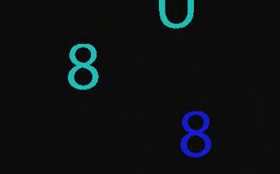
#> input picture frame 225 of OKNO_4.mp4, 280 x 174 px, given in place of OKNO_4.avi, which was not available
$ jupyter execute Video_processing.ipynb
#> lines starting #> are read from the running program, lines starting #| are printed output that depends on the picture; after the words box and inside, x2 and y2 are one past the last pixel; in counts of white or black regions, pixels touching at a corner belong together; pictures that were not available may be replaced by others from this repository, and a replacement may not be noted
[cell 1]
import cv2
import numpy as np

# Wczytanie pliku wideo
cap = cv2.VideoCapture('OKNO_4.avi')

# Zmienne pomocnicze

shape_detected = False
previous_x, previous_y = 0,0
licznik = 0
dobre_8 = 0
zle_8 = 0
dobre_u = 0
zle_u = 0
area = 0
rodzaj = ''

# Odpowiednie granice dla wykrywanych kolorow
lower_pink = np.array([150,50,50])
upper_pink = np.array([180,255,255])

lower_green = np.array([240, 80, 80])
upper_green = np.array([255, 255, 255])

lower_blue = np.array([110,50,50])
upper_blue = np.array([130,255,255])

# Ustalenie przedzialow pol powierzchni wykrywanych elementow
marg = 1.0
upper_8 = 1099.5
lower_8 = 1086.5
upper_8g = 830.0 + marg
lower_8g = 820.0 - marg
upper_8d = 1086.5
lower_8d = 1083.0

upper_u = 630.0 + marg
lower_u = 590.0 - marg
upper_ul = 1120.0 + marg
lower_ul = 1100.0 - marg
upper_up = 1065.0 + marg
lower_up = 1020.0 - marg

while True:

    ret, frame = cap.read()
#> frame is the input picture: shape (174, 280, 3); mean B, G, R 18.4, 16.1, 12.8

    # Sprawdzenie czy plik sie nie skonczyl lub nie doszlo do innego bledu
    if not ret:
        break

    # zmiana przestrzeni kolorow z BGR na GRAY
    gray = cv2.cvtColor(frame, cv2.COLOR_BGR2GRAY)
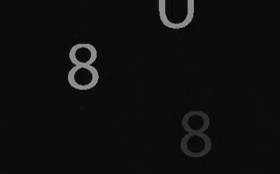
#> gray: shape (174, 280); min 0, max 158, mean 15.4

    # Pobranie wymiarów okna
    height, width = gray.shape[:2]
#> height = 174; width = 280

    # Obliczanie wymiarów ROI
    roi_width = int(width)
#> roi_width = 280
    roi_height = int(height / 2)
#> roi_height = 87

    # Obliczanie położenia w oknie
    roi_x = int((width - roi_width) / 2)
#> roi_x = 0
    roi_y = int((height - roi_height)/2)
#> roi_y = 43

    # Pobranie fragmentu obrazu z zadeklarowanego ROI
    roi = cv2.getRectSubPix(gray, (roi_width, roi_height), (roi_x + roi_width / 2, roi_y + roi_height / 1000))
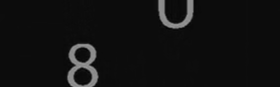
#> roi: shape (87, 280); min 4, max 151, mean 17.5

    # Wykrywanie krawędzi przy pomocy filtra Canny
    edges = cv2.Canny(roi, 50, 50)
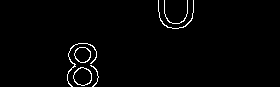
#> edges: shape (87, 280); 1.7% white in thin lines or dots, all inside (x1, y1, x2, y2) = (67, 0, 194, 87)

    # Znajdowanie konturów
    contours, hierarchy = cv2.findContours(edges, cv2.RETR_LIST, cv2.CHAIN_APPROX_SIMPLE)
#> contours = 8 contours, 3 with area under 20; largest, box (x1, y1, x2, y2) and area: (73, 67, 92, 86) 255, (73, 67, 92, 86) 238, (74, 47, 91, 63) 194, (74, 47, 91, 63) 180, (67, 43, 97, 87) 27

    # Iterowanie po konturach
    for cnt in contours:

        # Obliczanie właściwości dla kazdego wykrytego konturu
        area = cv2.contourArea(cnt)
        perimeter = cv2.arcLength(cnt, True)

        if area < 3000 and area > 400:
            # Funkcja zwracajaca polozenie lewego gornego naroznika oraz szerokosc i wysokosc konturu
            (x, y, w, h) = cv2.boundingRect(cnt)

            # Sprawdzenie czy kolejny wykryty ksztalt znajduje sie w innym miejscu na ekranie w celu unikniecia wielokrotnego wykrywania tego samego ksztaltu
            if abs(previous_x - x) == 0 and abs(previous_y - y) != 0:
                shape_detected = False  #Flaga pomocnicza
                continue

            # Nadpisanie przetwarzanych wspolrzednych pomocniczych
            previous_x, previous_y = x, y

            # Rysowanie prostokatnego obrysu dookola ksztaltu
            obrys = cv2.rectangle(frame, (x, y), (x+w, y+h), (0, 0, 0), 0)          #kolor zielony  (0, 255, 0)

            # Ustawienie stałych wymiarów okna
            width, height = 200, 260

            # Wyświetlenie wykrytego kształtu w powyzej zadeklarowanym oknie
            shape_img = cv2.resize(frame[y:y+h, x:x+w], (width, height))

            # Zmiana przestrzeni barw z BGR na HSV
            hsv = cv2.cvtColor(shape_img, cv2.COLOR_BGR2HLS)
            #Przedzialy dla kazdego rodzaju koloru
            pink_mask = cv2.inRange(hsv, lower_pink, upper_pink)
            green_mask = cv2.inRange(hsv, lower_green, upper_green)
            blue_mask = cv2.inRange(hsv, lower_blue, upper_blue)
            # Zliczanie niezerowych (nieczarnych) pikseli w masce
            pink_area = cv2.countNonZero(pink_mask)
            green_area = cv2.countNonZero(green_mask)
            blue_area = cv2.countNonZero(blue_mask)

            # Porownywanie powyzszych wynikow w celu ustalenia koloru ksztaltu
            color = "rozowy" if pink_area > green_area and pink_area > blue_area else "seledynowy" if green_area == blue_area and blue_area == pink_area else "niebieski"

            # Warunkowe sprawdzanie jaki ksztalt jest wyswietlany
            if (area >= lower_8 and area <= upper_8) or (area == 1084.5 and (perimeter < 149.0 and perimeter > 148.0)) or (area == 1086.0 and color == 'niebieski'):
                rodzaj = 'osiem'
            elif (area >= lower_8g and area <= upper_8g) or (area >= lower_8d and area <= upper_8d) or (area == 1086.5 and color == 'niebieski') or (area == 1086.0 and color == 'różowy'):
                rodzaj = 'wadliwe osiem'
            elif area >= lower_u and area <= upper_u:
                rodzaj = 'litera u'
            elif (area >= lower_ul and area <= upper_ul) or (area >= lower_up and area <= upper_up):
                rodzaj = 'wadliwa litera u'

            # Dodatkowe wyswietlanie wykrywanych krawedzi ksztaltu
            edges2 = cv2.Canny(shape_img, 50, 150)
            cv2.imshow("krawedzie", edges2)

            # Tworzenie nowego okna do wyswietlania stanu aktualnego
            cv2.namedWindow("Stan aktualny", cv2.WINDOW_NORMAL)
            cv2.resizeWindow("Stan aktualny", 700, 50)

            # Tworzenie czarnego obrazu o rozmiarach 700x50
            stan = np.zeros((50, 700, 3), dtype=np.uint8)

            # zliczanie wykrytych kształtów i printowanie informacji o nich do konsoli
            if not shape_detected:                                                                                                      #         DORZUCIC ZLICZANIE KOLOROW
                licznik += 1
                # Printowanie aktualnych wynikow przetwarzania wideo
                print('Rozpoznany znak nr ' + str(licznik) + " w kolorze " + color + 'm. Jest to ' + rodzaj +'.')
                # Zliczanie ksztaltow
                if rodzaj == 'osiem':
                    dobre_8 += 1
                elif rodzaj == 'wadliwe osiem':
                    zle_8 += 1
                elif rodzaj == 'litera u':
                    dobre_u += 1
                elif rodzaj == 'wadliwa litera u':
                    zle_u += 1
                # Flaga pomocnicza
                shape_detected = True

            # Wyswietlanie ksztaltu w nowym oknie o dopasowanych do niego rozmiarach
            cv2.imshow("Detected Shape", shape_img)

            # Wyswietlanie tekstu o aktualnie rozpoznanym znaku w nowym oknie
            cv2.putText(stan, 'Rozpoznany znak nr ' + str(licznik) + " w kolorze " + color + 'm. Jest to ' + rodzaj +'.', (10, 30), cv2.FONT_HERSHEY_SIMPLEX, 0.5, (255, 255, 255), 1)
            cv2.imshow("Stan aktualny", stan)
#> this loop made 8 passes
#> (area, perimeter) on passes 1, 2, 4, 5, 6: (238, 57.94), (255, 60.28), (180.5, 49.7), (194.5, 52.04), (27, 190.7)
#> after the loop, dobre_8 = 0; dobre_u = 0; licznik = 0; zle_8 = 0; zle_u = 0

    # Wyswietlanie glowengo pliku wideo, Obszaru ROI oraz wykrywnaych w nim krawedzi ksztaltow
    cv2.imshow('frame', frame)
    cv2.imshow('edges', edges)
    cv2.imshow('roi', roi)

    # Realizowanie pauzy przez nacisniecie spacji oraz wyjscia z programu przez nacisniecie klawisza 'q'
    if cv2.waitKey(1) & 0xFF == ord(' '):       # Jeśli klawisz spacji zostanie naciśnięty nastepuje wstrzymanie filmu
#> (key q is pressed here)
            while True:
                key2 = cv2.waitKey(1)
                if key2 == ord(' '):            # Jeśli klawisz spacji zostanie naciśnięty ponownie nastepuje wznowienie filmu
                    break

    elif cv2.waitKey(1) & 0xFF == ord('q'):
#> (key q is pressed here)
        break


# Printowanie raportu koncowego o wykrywanych elementach
print('Razem rozpoznano ' + str(licznik) + ' znaków. \n' + 'Wśród nich było: \n' + str(dobre_8) + ' prawidłowych ósemek,\n' + str(zle_8) + ' wadliwych ósemek,\n' + str(dobre_u) + ' prawidłowych liter U,\n' + str(zle_u) + ' wadliwych liter U.')
#| Razem rozpoznano 0 znaków.
#| Wśród nich było:
#| 0 prawidłowych ósemek,
#| 0 wadliwych ósemek,
#| 0 prawidłowych liter U,
#| 0 wadliwych liter U.

# Tworzenie nowego okna do wyswietlania raportu
cv2.namedWindow("Raport", cv2.WINDOW_NORMAL)
cv2.resizeWindow("Raport", 300, 200)

# Tworzenie czarnego obrazu o rozmiarach 300x200
end_img = np.zeros((200, 300, 3), dtype=np.uint8)

# Dodanie tekstu  do obrazu
cv2.putText(end_img, 'Razem rozpoznano ' + str(licznik) + ' znakow.', (30, 50), cv2.FONT_HERSHEY_SIMPLEX, 0.5, (255, 255, 255), 1, cv2.LINE_AA)
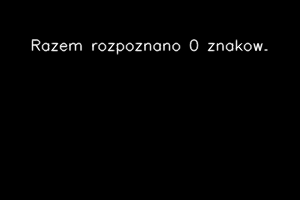
#> end_img: shape (200, 300, 3); min 0, max 255, mean 2.7
cv2.putText(end_img, 'Wsrod nich bylo: ', (30, 70), cv2.FONT_HERSHEY_SIMPLEX, 0.5, (255, 255, 255), 1, cv2.LINE_AA)
cv2.putText(end_img, str(dobre_8) + ' prawidlowych osemek,', (30, 90), cv2.FONT_HERSHEY_SIMPLEX, 0.5, (255, 255, 255), 1, cv2.LINE_AA)
cv2.putText(end_img, str(zle_8) + ' wadliwych osemek,', (30, 110), cv2.FONT_HERSHEY_SIMPLEX, 0.5, (255, 255, 255), 1, cv2.LINE_AA)
cv2.putText(end_img, str(dobre_u) + ' prawidlowych liter U,', (30, 130), cv2.FONT_HERSHEY_SIMPLEX, 0.5, (255, 255, 255), 1, cv2.LINE_AA)
cv2.putText(end_img, str(zle_u) + ' wadliwych liter U.', (30, 150), cv2.FONT_HERSHEY_SIMPLEX, 0.5, (255, 255, 255), 1, cv2.LINE_AA)
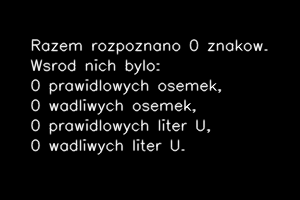
#> end_img: shape (200, 300, 3); min 0, max 255, mean 12.2

# Zamkniecie okien programu
cap.release()
cv2.destroyAllWindows()

# Wyświetlenie obrazu w oknie "Koniec"
cv2.imshow("Raport", end_img)

# Waronki zamkniecia okra z raportem
if cv2.waitKey(1) & 0xFF == ord('q') or cv2.waitKey(0):
#> (key q is pressed here)
    cv2.destroyAllWindows()

$ run again, starting later in the video
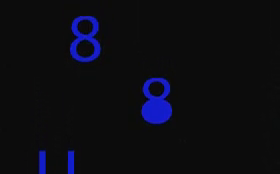
#> input picture frame 1800 of OKNO_4.mp4, 280 x 174 px, given in place of OKNO_4.avi, which was not available
#> frame is the input picture: shape (174, 280, 3); mean B, G, R 19.4, 12.6, 12.4
#> `gray = cv2.cvtColor(frame, cv2.COLOR_BGR2GRAY)`:
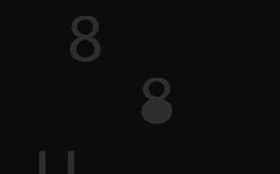
#> gray: shape (174, 280); min 5, max 56, mean 13.3
#> `edges = cv2.Canny(roi, 50, 50)`:
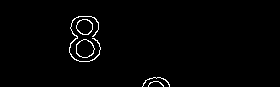
#> edges: shape (87, 280); 1.4% white in thin lines or dots, all inside (x1, y1, x2, y2) = (69, 16, 170, 87)
#> contours = 7 contours, 2 with area under 20; largest, box (x1, y1, x2, y2) and area: (76, 39, 95, 58) 255, (76, 39, 95, 58) 240, (76, 19, 93, 35) 196, (76, 19, 93, 35) 180, (69, 16, 101, 62) 40
#> the loop `for cnt in contours:` made 7 passes
#> (area, perimeter) on passes 3 to 7: (240, 57.94), (255, 60.28), (180.5, 49.7), (195.5, 52.04), (40, 291.1)
#> after the loop `for cnt in contours:`: dobre_8 = 0
#| Razem rozpoznano 0 znaków.
#| Wśród nich było:
#| 0 prawidłowych ósemek,
#| 0 wadliwych ósemek,
#| 0 prawidłowych liter U,
#| 0 wadliwych liter U.
